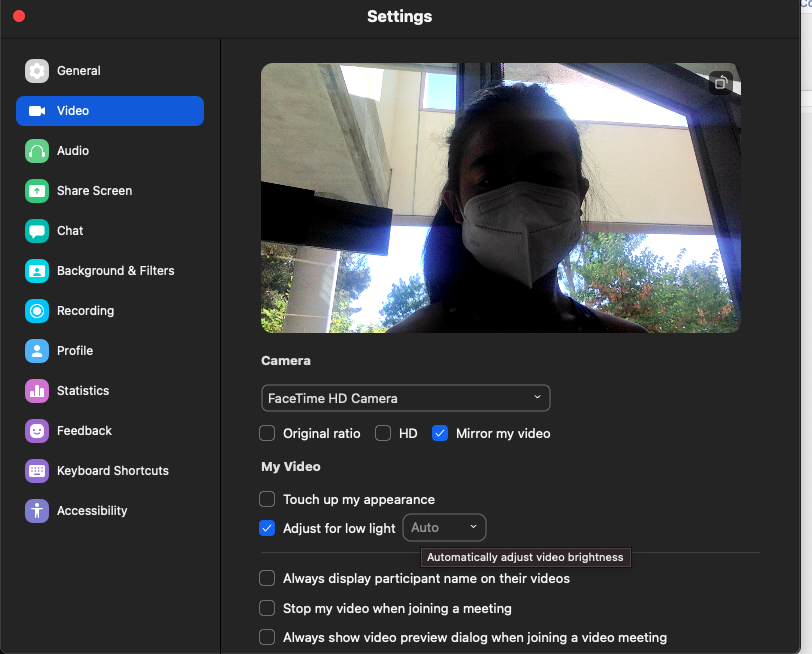
#> input picture images/autoAdjustForLowLight.png, 812 x 654 px; its folder holds 8 pictures in this run
$ jupyter execute --allow-errors Zoom_Backlight_Experiment.ipynb   (shell and % lines are left out)
#> lines starting #> are read from the running program, lines starting #| are printed output that depends on the picture
# Zoom Backlighting Experiment Notebook

## Questions/Notes

Questions:
<ul>
    <li> Should do some sort of spatiotemporal processing maybe?? (See motion 2 compact slides)
        - Might find weird dropped frames, like zoom, up to me to decide if that is an issue or not. this might be a way to make it more stable, Can also use to improve detection. , but notice it is dropping 1 in 5 detections. so could say if detection is different enough, then reject the detection.
        - could have temporal rules, if the pure photos doesn't work as well by itself.
    <li> Trouble with measuring backlit ness (see metrics in new resources)
    <li> When to do the processing? Only when we detect that our image is backlit?
        - could try to come up with a test for this, could run haar cascade, if detect face then look look at average brightness in face bounding box, and see what average brightness elsewhere is.
        - or if haar find a face, then know it is okay. If not, then find my stuff.
        - Or could assume that you have a thing where it is a user option. And have the user figure it out
    <li> Haar gives a square, do we want whole outline of person?
    <li> Haar doesn’t work with rotated heads (should prob just find another method for this)
</ul>

Issues:
- How can we measure how good it is compared to Zoom if we don't have a good way to route normal photos through the Zoom algorithm? Maybe "train" the algo on other dataset, and then use my own data for the metrics.

Notes from meeting November 16
- Haar cascade alternative??
    - Try lighteing up whole image (do straight up brightness operator), might have background be oversaturated.
    - might also need to stack filters. eg. gain and then sharpness, or squaring of pixel values, (more separation), but the more you do stuff, the more you potentailly create weird artifacts.
    - spend some time playing around with this.
    - if haar is over grayscale, amkes it easier to implement, when you saturate over specfici color channels, you start to get wried things, need to make sure you don't overspill, python might have issues if over 255.
    - max or min function to cut off values if this is the case.
    - a lot of the early filters we talked about could be useful.
    - Set of filters taht may be helpful, Prof. wloka will send.
    - Goal for this is to map face area to color range that haar can recognize.
    - other option is to train haar cascade over low light images.
- Could do this or could focus on getting face detection up and running.
- If this ends up working to make the face look good, could also keep this over the segmentation that I find and then put in the old background.
- High dynamic range photography TODO look this up.
    - take photos at a bunch of differen tlighting, then combine together into one image.
    - HDR algorithm.
- Might not be an issue that we just have the bounding box. We could just segment the person.
    - Mask RCNN for a person? Maybe ???
- IF we want to go with a learned method, that's okay as well.

Notes from 11/27
- Could use a facial detection model from one of the papers and a deep learning model from one of the papers (or just non deep learning methods)
- OR:
- Use keypoints?
    - Take some snapshots of the person.
    - Figure out where face is in video, if backlighted then try to use other snapshots to fill in missing data
    - Look up paired techniques, see if applicable
    - Maybe see if other face specific algos to do this

- GAN? Take good image and bad image. Want to process bad one so it is welllit (looks like a welllit image) BUT retains the facial landmark positions
     - And make it look like same person as the other well lit photo

 Resources for papers with code: https://paperswithcode.com/search?q_meta=&q_type=&q=low+light
 Zero DCE, enlighten GAN seem most promising .Zero DCE: https://li-chongyi.github.io/Proj_Zero-DCE.html


 Could use https://docs.opencv.org/3.4/d8/d83/tutorial_py_grabcut.html grab cut to get shoulders as well after we extract the faces from the photo.


 NEW PLAN
 - Go with old thing of extracting foreground (use the above thing (or mask RCNN) plus a thing that will recognize faces), + using tradiational methods
 - Compare this with just using one of the newest deep learning methods (eg. EnlightenGAN) (comparing site: http://mc.nankai.edu.cn/ll/)
 - Compare with results on Zoom
 - IF TIME: figure out how to apply this to videos


 TODOS:
 - collect dataset of photos of me in different lighting settings with Zoom auto and max manual lighting plus normal.
     - Figure out how to quantify amt of lighting in order to do this.
     - OR use dataset w/ different levels of lighting. But if we do this, need to figure out how to test the zoom algo on it.

- get foreground extraction working
- get a deep learning model working

## Resources

### Used
- [The Haar Cascade tutorial](https://learnopencv.com/face-detection-opencv-dlib-and-deep-learning-c-python/). Also includes some info about non-haar cascade face detection models.

### Might Use
- Yale Dataset with differing levels of backlit people's faces: [website](http://vision.ucsd.edu/~iskwak/ExtYaleDatabase/ExtYaleB.html). Has illumination conditions labeled, etc.
- Some resources for doing low light image enhancement: [Github](https://github.com/dawnlh/awesome-low-light-image-enhancement)
    - Other ways to do facial detection
        - [Recurrent Exposure Generation for Low-Light Face Detection
](https://arxiv.org/abs/2007.10963)
        - [HLA Face]( https://daooshee.github.io/HLA-Face-Website/)
        - [Single-Stage_Face_Detection_Under_Extremely_Low-Light_Conditions](https://openaccess.thecvf.com/content/ICCV2021W/RLQ/papers/Yu_Single-Stage_Face_Detection_Under_Extremely_Low-Light_Conditions_ICCVW_2021_paper.pdf)
    - Benchmark? [WIDER FACE benchmark](http://shuoyang1213.me/WIDERFACE/)
- Google stuff about doing directional light enhancement on photos. [Blog post](https://ai.googleblog.com/2020/12/portrait-light-enhancing-portrait.html) and [facial detection keypoint model documentation](https://google.github.io/mediapipe/solutions/face_mesh.html)
</ul>
- Some discussion about how to do automatic lighting correction in open cv [Stack Overflow](https://stackoverflow.com/questions/56905592/automatic-contrast-and-brightness-adjustment-of-a-color-photo-of-a-sheet-of-pape)

## Setup

First make necessary imports. Make sure we run the jupyter notebook instance using the (base) environment, else some of these packages won't be installed yet.

[cell 1]
import numpy as np
from PIL import Image
import pylab
from glob import glob
import cv2
from icecream import ic
import os
import unittest

import matplotlib.pyplot as plt
pylab.rcParams['figure.figsize'] = (12, 10)

Here's our images! We load them into a dictionary for future reference.

[cell 2]
imgFolder = "images"
imgDict = {}
for filename in os.listdir(imgFolder):
    if filename != ".DS_Store":
        imgDict[filename] = np.array(Image.open(imgFolder + '/' + filename))
[key for key in imgDict.keys()] # print out the keys for future reference
#> Out = ['autoAdjustForLowLight.png', 'badBrightnessPhoto.png', 'manualAdjustLowLightMax.png', 'noAdjustLowLight.png', 'yaleB17_P00A+000E+90 copy.pgm', 'yaleB17_P00A+130E+20 copy.pgm', 'yaleB17_P00A-110E+65 copy.pgm', 'yaleB17_P02_Ambient copy.pgm']

Here's the first image we are looking at, which is just a typical backlit image

[cell 3]
plt.subplot(2,2,1)
plt.imshow(imgDict['badBrightnessPhoto.png'])

Here's the other four images, all of which have differing levels of backlit adjustment from Zoom's own algorithms.

[cell 4]
plt.subplot(2,2,1)
plt.imshow(imgDict["noAdjustLowLight.png"])

plt.subplot(2,2,2)
plt.imshow(imgDict['autoAdjustForLowLight.png'])

plt.subplot(2,2,3)
plt.imshow(imgDict['manualAdjustLowLightMax.png'])

plt.subplot(2,2,4)
#> (the rest of this cell did not finish here and is left out)

## Face detection (Haar)

FaceDetect holds methods to detect the face from a picture or video stream. I wrote this class by adapting it from some previous work I did with Haar cascades (scroll to the bottom of [this file](https://github.com/tennisoctocat/push-up-poker/blob/main/training/FacialFeatures.ipynb), which I had previously adapted from this [tutorial](https://learnopencv.com/face-detection-opencv-dlib-and-deep-learning-c-python/).

[cell 5]
"""FaceDetect holds methods to detect the face from a picture or video stream."""

class FaceDetect():
	def __init__(self):
		self.faceCascade = cv2.CascadeClassifier(cv2.data.haarcascades + "haarcascade_frontalface_default.xml")
		self.faces = [] # faces in form of x, y, width, height
		self.shapeOfLastDetectedImg = (0, 0)

	# Public method, lets you use whatever implmentation you want.
	def getNewFrame(self, img, timeStep=0):
		"""Gets the new frame to show on the screen. Called by external classes, etc."""
		# Always run detection of img's shape changed. Otherwise we might get
		# an index out of bounds exception for when the old faces run off the edges
			# of the new frame.
        # Timestep included for video processing (only do processing every 20 timesteps)
		if timeStep % 20 == 0 or np.array(img).shape != self.shapeOfLastDetectedImg:
			self._get_faces_with_haar(img)
			return self._draw_faces(img)
		return self._draw_faces(img)

	def _draw_faces(self, img):
		"""Draws a white box for every face in the self.faces array"""

		if self.faces is None:
			return img

		numChannels = img.shape[-1] if len(img.shape) == 3 else 1
		for face in self.faces:
			x,y,w,h = face
			ic(numChannels)
			img[y: y + h, x] = [255] * numChannels # Left off here, need to draw the actual bounding boxes.
			img[y: y + h, x + w] = [255] * numChannels# Left off here, need to draw the actual bounding boxes.
			img[y, x:x + w] = [255] * numChannels
			img[y + h, x:x + w] = [255] * numChannels
		return img

	def _get_faces_with_haar(self, img):
		"""Uses haar cascades to detect faces and save them in the self.faces array"""
		if img is None:
			return

		img = np.array(img)

		# Detect faces
		self.faces = self.faceCascade.detectMultiScale(img, minNeighbors=3, minSize=(int(img.shape[0]/5), int(img.shape[0]/5)))
#> self.faces = ()
		self.shapeOfLastDetectedImg = img.shape
#> self.shapeOfLastDetectedImg = (301, 560, 4)

		# Print so we know what is happening
		if len(self.faces) > 1:
			print("faces greater than 1 ")
		elif len(self.faces) == 0:
			print("no face found ")

Create a `FaceDetect` instance in order to detect and display images with bounding boxes for the faces.

[cell 6]
faceDetect = FaceDetect()

We note that Haar cascades doesn't do so well when I'm wearing a mask and it is dark.

[cell 7]
badBrightnessFacesImg = faceDetect.getNewFrame(imgDict['badBrightnessPhoto.png'])
plt.imshow(badBrightnessFacesImg)

But, it works just fine on normal photos.

#> (a cell that did not finish here is left out)

# Trying to mess with photo before using Haar cascades

Let's try brightening the image before using Haar cascades.

[cell 9]
origImg = imgDict['badBrightnessPhoto.png']
plt.imshow(origImg)

[cell 10]
origImg

[cell 11]
new_image = cv2.convertScaleAbs(origImg, alpha=2, beta=100)
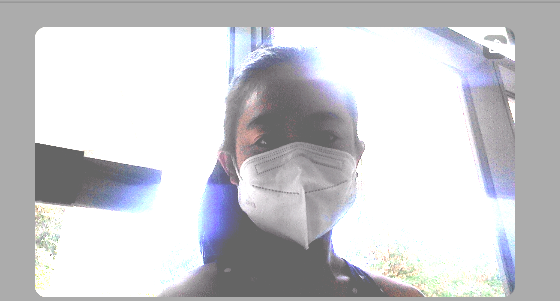
#> new_image: shape (301, 560, 4); mean R, G, B, A 202.8, 203, 206.7, 255
plt.imshow(new_image)

[cell 12]
detectImg = faceDetect.getNewFrame(new_image)
